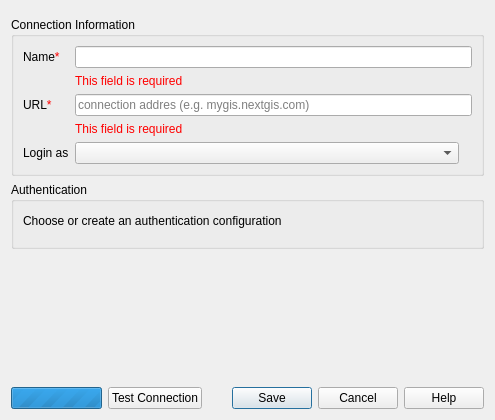
<?xml version="1.0" encoding="UTF-8"?>
<ui version="4.0">
 <class>NGWConnectionEditorDialogBase</class>
 <widget class="QDialog" name="NGWConnectionEditorDialogBase">
  <property name="geometry">
   <rect>
    <x>0</x>
    <y>0</y>
    <width>495</width>
    <height>420</height>
   </rect>
  </property>
  <property name="windowTitle">
   <string>Create a New NextGIS Web Connection</string>
  </property>
  <layout class="QVBoxLayout" name="verticalLayout">
   <item>
    <widget class="QgsMessageBar" name="messageBar" native="true"/>
   </item>
   <item>
    <widget class="QGroupBox" name="informationGroupBox">
     <property name="sizePolicy">
      <sizepolicy hsizetype="Preferred" vsizetype="Minimum">
       <horstretch>0</horstretch>
       <verstretch>0</verstretch>
      </sizepolicy>
     </property>
     <property name="title">
      <string>Connection Information</string>
     </property>
     <layout class="QVBoxLayout" name="verticalLayout_2">
      <item>
       <layout class="QGridLayout" name="gridLayout">
        <item row="1" column="1">
         <widget class="QLabel" name="nameRequiredLabel">
          <property name="text">
           <string>&lt;span style=&quot;color:#ff0000;&quot;&gt;This field is required&lt;/span&gt;</string>
          </property>
         </widget>
        </item>
        <item row="3" column="1">
         <widget class="QLabel" name="urlRequiredLabel">
          <property name="text">
           <string>&lt;span style=&quot;color:#ff0000;&quot;&gt;This field is required&lt;/span&gt;</string>
          </property>
         </widget>
        </item>
        <item row="0" column="0">
         <widget class="QLabel" name="nameLabel">
          <property name="text">
           <string>Name&lt;span style=&quot; color:#ff0000;&quot;&gt;*&lt;/span&gt;</string>
          </property>
         </widget>
        </item>
        <item row="2" column="0">
         <widget class="QLabel" name="urlLabel">
          <property name="text">
           <string>URL&lt;span style=&quot;color:#ff0000;&quot;&gt;*&lt;/span&gt;</string>
          </property>
         </widget>
        </item>
        <item row="2" column="1">
         <widget class="QgsHighlightableLineEdit" name="urlLineEdit">
          <property name="text">
           <string/>
          </property>
          <property name="placeholderText">
           <string>connection addres (e.g. mygis.nextgis.com)</string>
          </property>
         </widget>
        </item>
        <item row="0" column="1">
         <widget class="QgsHighlightableLineEdit" name="nameLineEdit">
          <property name="text">
           <string/>
          </property>
         </widget>
        </item>
        <item row="4" column="0">
         <widget class="QLabel" name="login_label">
          <property name="text">
           <string>Login as</string>
          </property>
         </widget>
        </item>
        <item row="4" column="1">
         <layout class="QHBoxLayout" name="loginLayout">
          <property name="spacing">
           <number>6</number>
          </property>
          <item>
           <widget class="QComboBox" name="userComboBox">
            <property name="sizePolicy">
             <sizepolicy hsizetype="Expanding" vsizetype="Fixed">
              <horstretch>0</horstretch>
              <verstretch>0</verstretch>
             </sizepolicy>
            </property>
           </widget>
          </item>
          <item>
           <widget class="QLabel" name="authWarningLabel">
            <property name="text">
             <string/>
            </property>
           </widget>
          </item>
         </layout>
        </item>
       </layout>
      </item>
     </layout>
    </widget>
   </item>
   <item>
    <widget class="QGroupBox" name="authGroupBox">
     <property name="sizePolicy">
      <sizepolicy hsizetype="Preferred" vsizetype="Minimum">
       <horstretch>0</horstretch>
       <verstretch>0</verstretch>
      </sizepolicy>
     </property>
     <property name="title">
      <string>Authentication</string>
     </property>
     <layout class="QVBoxLayout" name="verticalLayout_3">
      <item>
       <layout class="QHBoxLayout" name="horizontalLayout_2">
        <item>
         <widget class="QLabel" name="storage_auth_label">
          <property name="sizePolicy">
           <sizepolicy hsizetype="Preferred" vsizetype="Minimum">
            <horstretch>0</horstretch>
            <verstretch>0</verstretch>
           </sizepolicy>
          </property>
          <property name="text">
           <string>Choose or create an authentication configuration</string>
          </property>
          <property name="textFormat">
           <enum>Qt::PlainText</enum>
          </property>
          <property name="wordWrap">
           <bool>false</bool>
          </property>
         </widget>
        </item>
        <item>
         <widget class="QLabel" name="auth_storage_info">
          <property name="toolTip">
           <string>Configurations store encrypted credentials in the QGIS authentication database.</string>
          </property>
          <property name="text">
           <string/>
          </property>
         </widget>
        </item>
        <item>
         <spacer name="horizontalSpacer">
          <property name="orientation">
           <enum>Qt::Horizontal</enum>
          </property>
          <property name="sizeHint" stdset="0">
           <size>
            <width>40</width>
            <height>20</height>
           </size>
          </property>
         </spacer>
        </item>
       </layout>
      </item>
      <item>
       <layout class="QHBoxLayout" name="horizontalLayout">
        <item>
         <widget class="QgsAuthConfigSelect" name="authWidget">
          <property name="sizePolicy">
           <sizepolicy hsizetype="Preferred" vsizetype="Fixed">
            <horstretch>0</horstretch>
            <verstretch>0</verstretch>
           </sizepolicy>
          </property>
         </widget>
        </item>
       </layout>
      </item>
     </layout>
    </widget>
   </item>
   <item>
    <spacer name="verticalSpacer">
     <property name="orientation">
      <enum>Qt::Vertical</enum>
     </property>
     <property name="sizeType">
      <enum>QSizePolicy::MinimumExpanding</enum>
     </property>
     <property name="sizeHint" stdset="0">
      <size>
       <width>0</width>
       <height>0</height>
      </size>
     </property>
    </spacer>
   </item>
   <item>
    <layout class="QHBoxLayout" name="buttonsLayout">
     <property name="topMargin">
      <number>6</number>
     </property>
     <item>
      <widget class="QProgressBar" name="progressBar">
       <property name="sizePolicy">
        <sizepolicy hsizetype="Preferred" vsizetype="Fixed">
         <horstretch>0</horstretch>
         <verstretch>0</verstretch>
        </sizepolicy>
       </property>
       <property name="minimum">
        <number>0</number>
       </property>
       <property name="maximum">
        <number>0</number>
       </property>
       <property name="value">
        <number>0</number>
       </property>
      </widget>
     </item>
     <item>
      <widget class="QPushButton" name="testConnectionButton">
       <property name="text">
        <string>Test Connection</string>
       </property>
      </widget>
     </item>
     <item>
      <widget class="QDialogButtonBox" name="buttonBox">
       <property name="orientation">
        <enum>Qt::Horizontal</enum>
       </property>
       <property name="standardButtons">
        <set>QDialogButtonBox::Cancel|QDialogButtonBox::Help|QDialogButtonBox::Save</set>
       </property>
      </widget>
     </item>
    </layout>
   </item>
  </layout>
 </widget>
 <customwidgets>
  <customwidget>
   <class>QgsAuthConfigSelect</class>
   <extends>QWidget</extends>
   <header>qgsauthconfigselect.h</header>
  </customwidget>
  <customwidget>
   <class>QgsMessageBar</class>
   <extends>QWidget</extends>
   <header>qgis.gui</header>
   <container>1</container>
  </customwidget>
  <customwidget>
   <class>QgsHighlightableLineEdit</class>
   <extends>QLineEdit</extends>
   <header>qgis.gui</header>
  </customwidget>
 </customwidgets>
 <tabstops>
  <tabstop>nameLineEdit</tabstop>
  <tabstop>urlLineEdit</tabstop>
  <tabstop>userComboBox</tabstop>
  <tabstop>testConnectionButton</tabstop>
  <tabstop>buttonBox</tabstop>
 </tabstops>
 <resources/>
 <connections/>
</ui>
